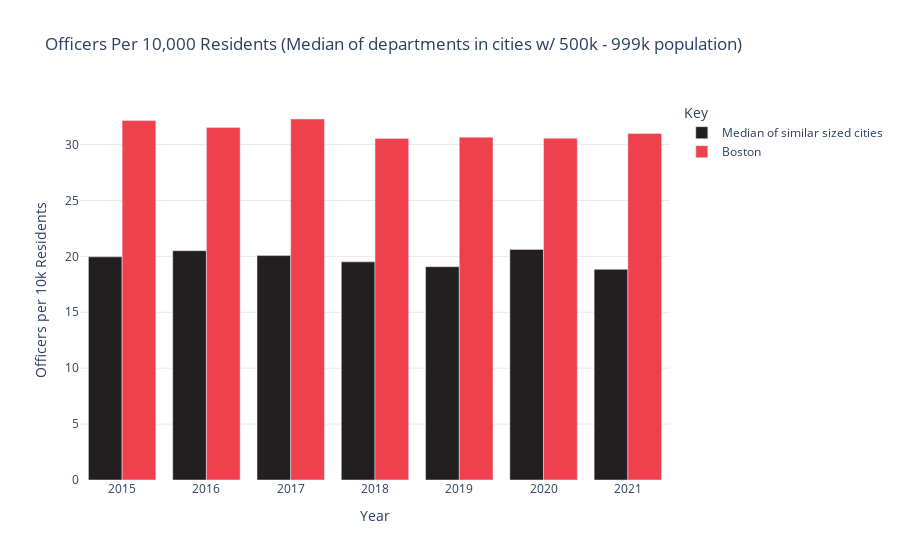
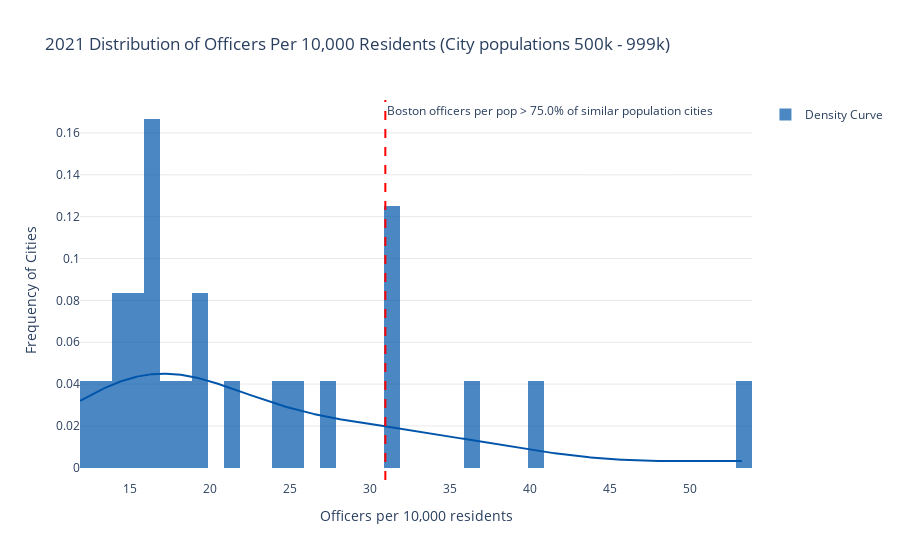

Source (notebook cell) for these figures, in order:
### Markdown cell above
FIGURE 3 Analysis:
- Boston constantly ranks higher than the median in terms of Officers per 10k residents
- Boston's officers/10k pop, has decreased over the years, while the median has increased

    ISSUES:
    - UCR (Uniform Crime Reports) are not mandatory! This explains the variation in the # of cities which submitted UCR data each year
    - Interestingly, the # of cities which submitted UCR datas has been steadily decreasing
    - Upwards trend of median could potentially be explained by this
    - POSSIBLE EXPLANATION: Larger cities (which typically have larger police forces) may continue to report UCR while smaller cities may have opted out

FIGURE 4 Analysis:
- Different way of displaying the "Officers / 10k residents" statistic
- We are able to see where Boston lies compared to other cities 
- I also display a percentage

    ISSUES:
    - I only plot values for 1 year (2021)
    - Can fix this by using: Box plot OR Ridgeline plot

### Code cell
# SAME THING BUT LOOKING @ CITIES ~ SAME SIZE AS BOSTON
# population_group_desc = 'Cities from 500,000 thru 999,999'
# Since 1995 - Present, Boston population has remained between 500k - 999k

employee_nums_500k_to_999k_pop = employee_nums_2015_2021.loc[employee_nums_2015_2021["population_group_desc"] == 'Cities from 500,000 thru 999,999']

stat_vals = getValsFrom(employee_nums_500k_to_999k_pop)

boston_vals = stat_vals['boston_vals']
average_vals = stat_vals['average_vals']
median_vals = stat_vals['median_vals']
city_vals_each_year = stat_vals['city_vals_each_year']
boston_percentiles = stat_vals['boston_percentiles']

print(boston_vals)
print(average_vals)
print(median_vals)

# DISTRIBUTION GRAPHS
hist_data = [city_vals_each_year[-1]]
group_labels = ['Density Curve'] 
bos = boston_vals[-1] # Get Boston's 2021 value

# Create plots
year = ["2015"] * 2 + ["2016"] * 2 + ["2017"] * 2 + ["2018"] * 2 + ["2019"] * 2 + ["2020"] * 2 + ["2021"] * 2
values = []
labels = []

for i in range(int(len(year)/2)):
    values.append(median_vals[i])
    values.append(boston_vals[i])
    labels.append("Median of similar sized cities")
    labels.append("Boston")

# BAR CHART
fig3_dict = {
    'Year': year,
    'Officers per 10k Residents': values,
    'Key': labels
}

colors = ['#231F20','#EF404E']
df3 = pd.DataFrame(fig3_dict)
fig3 = px.bar(df3, x='Year', y='Officers per 10k Residents', color='Key', title='Officers Per 10,000 Residents (Median of departments in cities w/ 500k - 999k population)', barmode="group", color_discrete_map={
        'Boston': '#EF404E',
        'Median of similar sized cities': '#231F20'
    })
fig3.update_layout(plot_bgcolor='rgba(0,0,0,0)')
fig3.update_yaxes(showgrid=True, gridwidth=0.5, gridcolor='LightGray')
fig3.show()


colors = ['#0055AA']
fig4 = ff.create_distplot(hist_data, group_labels, show_rug=False, colors=colors)
fig4.update_layout(title="2021 Distribution of Officers Per 10,000 Residents (City populations 500k - 999k)", xaxis_title="Officers per 10,000 residents", yaxis_title="Frequency of Cities")
fig4.add_vline(x=bos, line_width=2, line_dash="dash", line_color="red", annotation_text="Boston officers per pop > " + str(boston_percentiles[-1]) + "% of similar population cities")
fig4.update_layout(plot_bgcolor='rgba(0,0,0,0)')
fig4.update_yaxes(showgrid=True, gridwidth=0.5, gridcolor='LightGray')
fig4.show()

### Figure 1 — Plotly figure (JSON) as saved in the notebook; plotly's stock layout.template omitted (floating-point values rounded to 4 significant figures)
{"data": [{"alignmentgroup": "True", "hovertemplate": "Key=Median of similar sized cities<br>Year=%{x}<br>Officers per 10k Residents=%{y}<extra></extra>", "legendgroup": "Median of similar sized cities", "marker": {"color": "#231F20", "pattern": {"shape": ""}}, "name": "Median of similar sized cities", "offsetgroup": "Median of similar sized cities", "orientation": "v", "showlegend": true, "textposition": "auto", "type": "bar", "x": ["2015", "2016", "2017", "2018", "2019", "2020", "2021"], "xaxis": "x", "y": [19.96, 20.51, 20.07, 19.51, 19.08, 20.62, 18.84], "yaxis": "y"}, {"alignmentgroup": "True", "hovertemplate": "Key=Boston<br>Year=%{x}<br>Officers per 10k Residents=%{y}<extra></extra>", "legendgroup": "Boston", "marker": {"color": "#EF404E", "pattern": {"shape": ""}}, "name": "Boston", "offsetgroup": "Boston", "orientation": "v", "showlegend": true, "textposition": "auto", "type": "bar", "x": ["2015", "2016", "2017", "2018", "2019", "2020", "2021"], "xaxis": "x", "y": [32.15, 31.53, 32.29, 30.55, 30.66, 30.57, 30.99], "yaxis": "y"}], "layout": {"barmode": "group", "legend": {"title": {"text": "Key"}, "tracegroupgap": 0}, "plot_bgcolor": "rgba(0,0,0,0)", "title": {"text": "Officers Per 10,000 Residents (Median of departments in cities w/ 500k - 999k population)"}, "xaxis": {"anchor": "y", "domain": [0, 1], "title": {"text": "Year"}}, "yaxis": {"anchor": "x", "domain": [0, 1], "gridcolor": "LightGray", "gridwidth": 0.5, "showgrid": true, "title": {"text": "Officers per 10k Residents"}}}}

### Figure 2 — Plotly figure (JSON) as saved in the notebook; plotly's stock layout.template omitted (floating-point values rounded to 4 significant figures; data arrays with more than 128 entries replaced by an {"elided": "..."} marker saying what was removed)
{"data": [{"autobinx": false, "histnorm": "probability density", "legendgroup": "Density Curve", "marker": {"color": "#0055AA"}, "name": "Density Curve", "opacity": 0.7, "type": "histogram", "x": [16.47, 14.74, 14.41, 13.83, 24.6, 19.55, 53.35, 31.48, 19.71, 15.3, 30.99, 39.96, 36.74, 25.67, 18.13, 16.66, 16.47, 11.91, 21.0, 31.21, 17.21, 16.62, 14.95, 27.88], "xaxis": "x", "xbins": {"end": 53.35, "size": 1, "start": 11.91}, "yaxis": "y"}, {"legendgroup": "Density Curve", "marker": {"color": "#0055AA"}, "mode": "lines", "name": "Density Curve", "showlegend": false, "type": "scatter", "x": {"elided": "500 float values"}, "xaxis": "x", "y": {"elided": "500 float values"}, "yaxis": "y"}], "layout": {"annotations": [{"showarrow": false, "text": "Boston officers per pop > 75.0% of similar population cities", "x": 30.99, "xanchor": "left", "xref": "x", "y": 1, "yanchor": "top", "yref": "y domain"}], "barmode": "overlay", "hovermode": "closest", "legend": {"traceorder": "reversed"}, "plot_bgcolor": "rgba(0,0,0,0)", "shapes": [{"line": {"color": "red", "dash": "dash", "width": 2}, "type": "line", "x0": 30.99, "x1": 30.99, "xref": "x", "y0": 0, "y1": 1, "yref": "y domain"}], "title": {"text": "2021 Distribution of Officers Per 10,000 Residents (City populations 500k - 999k)"}, "xaxis": {"anchor": "y2", "domain": [0, 1], "title": {"text": "Officers per 10,000 residents"}, "zeroline": false}, "yaxis": {"anchor": "free", "domain": [0, 1], "gridcolor": "LightGray", "gridwidth": 0.5, "position": 0, "showgrid": true, "title": {"text": "Frequency of Cities"}}}}
